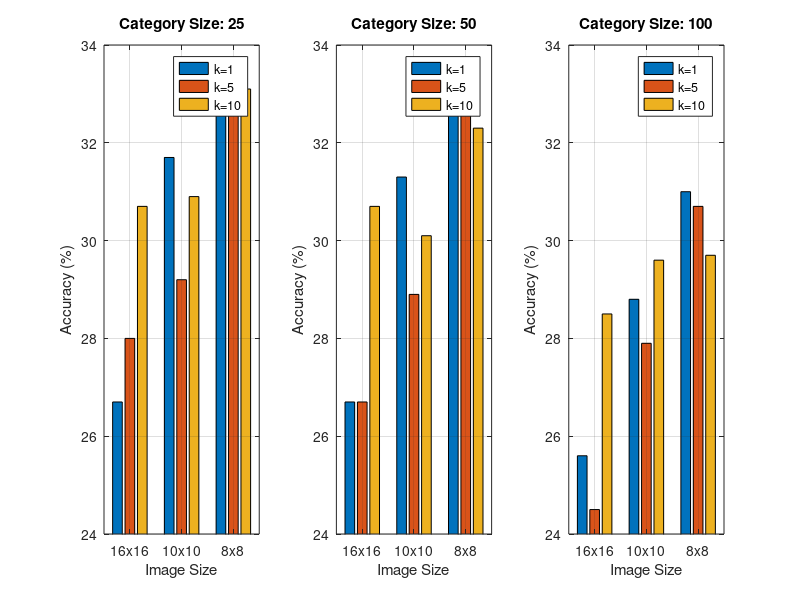

Here is the MATLAB script that generated this plot: (Note: this script raises an error after producing the figure.)
%% Function to generate bar plots for each category size and combine them as subplots


category_sizes = [25, 50, 100]; % Number of training images per category
image_sizes = {'16x16', '10x10', '8x8'}; % Tiny image resolutions
k_values = [1, 5, 10]; % k values tested

% Accuracy data for each combination
% Organized as [category_size x image_size x k_value]
accuracy_data = [
    % 25 images per category
    26.7, 28.0, 30.7; % 8x8
    26.7, 26.7, 30.7; % 10x10
    25.6, 24.5, 28.5; % 16x16

    % 50 images per category
    31.7, 29.2, 30.9; % 8x8
    31.3, 28.9, 30.1; % 10x10
    28.8, 27.9, 29.6; % 16x16

    % 100 images per category
    32.6, 33.3, 33.1; % 8x8
    32.6, 32.6, 32.3; % 10x10
    31.0, 30.7, 29.7; % 16x16
];

% Reshape the accuracy data into a 3D matrix (category_size x image_size x k_value)
accuracy_data = reshape(accuracy_data, [length(category_sizes), length(image_sizes), length(k_values)]);

% Create a figure to hold all subplots
figure;

% Loop through each category size and create a subplot
for i = 1:length(category_sizes)

    subplot(1, 3, i);
    

    data = squeeze(accuracy_data(i, :, :));
    

    bar(data, 'grouped');
    

    title(['Category Size: ' num2str(category_sizes(i))]);
    xlabel('Image Size');
    ylabel('Accuracy (%)');
    xticklabels(image_sizes);
    legend('k=1', 'k=5', 'k=10', 'Location', 'best');
    grid on;
    
    % Set y-axis limits for consistency
    ylim([24, 34]); 
end

% Adjust the figure layout
sgtitle('Classification Accuracy for Different Category Sizes');